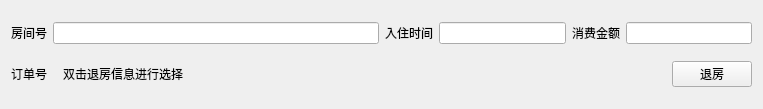
<?xml version="1.0" encoding="UTF-8"?>
<ui version="4.0">
 <class>CheckOutForm</class>
 <widget class="QWidget" name="CheckOutForm">
  <property name="geometry">
   <rect>
    <x>0</x>
    <y>0</y>
    <width>763</width>
    <height>109</height>
   </rect>
  </property>
  <property name="windowTitle">
   <string>CheckOutForm</string>
  </property>
  <layout class="QVBoxLayout" name="verticalLayout">
   <item>
    <layout class="QHBoxLayout" name="horizontalLayout_6">
     <item>
      <layout class="QHBoxLayout" name="horizontalLayout_2">
       <item>
        <widget class="QLabel" name="label">
         <property name="sizePolicy">
          <sizepolicy hsizetype="Fixed" vsizetype="Preferred">
           <horstretch>0</horstretch>
           <verstretch>0</verstretch>
          </sizepolicy>
         </property>
         <property name="text">
          <string>房间号</string>
         </property>
        </widget>
       </item>
       <item>
        <widget class="QLineEdit" name="roomIDEdit"/>
       </item>
      </layout>
     </item>
     <item>
      <layout class="QHBoxLayout" name="horizontalLayout_5">
       <item>
        <layout class="QHBoxLayout" name="horizontalLayout">
         <item>
          <widget class="QLabel" name="label_2">
           <property name="sizePolicy">
            <sizepolicy hsizetype="Fixed" vsizetype="Preferred">
             <horstretch>0</horstretch>
             <verstretch>0</verstretch>
            </sizepolicy>
           </property>
           <property name="text">
            <string>入住时间</string>
           </property>
          </widget>
         </item>
         <item>
          <widget class="QLineEdit" name="checkInTimeEdit"/>
         </item>
        </layout>
       </item>
       <item>
        <layout class="QHBoxLayout" name="horizontalLayout_3">
         <item>
          <widget class="QLabel" name="label_3">
           <property name="sizePolicy">
            <sizepolicy hsizetype="Fixed" vsizetype="Preferred">
             <horstretch>0</horstretch>
             <verstretch>0</verstretch>
            </sizepolicy>
           </property>
           <property name="text">
            <string>消费金额</string>
           </property>
          </widget>
         </item>
         <item>
          <widget class="QLineEdit" name="moneyEdit"/>
         </item>
        </layout>
       </item>
      </layout>
     </item>
    </layout>
   </item>
   <item>
    <layout class="QHBoxLayout" name="horizontalLayout_7">
     <item>
      <layout class="QHBoxLayout" name="horizontalLayout_4">
       <item>
        <widget class="QLabel" name="label_4">
         <property name="sizePolicy">
          <sizepolicy hsizetype="Fixed" vsizetype="Preferred">
           <horstretch>0</horstretch>
           <verstretch>0</verstretch>
          </sizepolicy>
         </property>
         <property name="text">
          <string>订单号</string>
         </property>
        </widget>
       </item>
       <item>
        <widget class="QLabel" name="billIDLabel">
         <property name="text">
          <string> </string>
         </property>
        </widget>
       </item>
      </layout>
     </item>
     <item>
      <widget class="QLabel" name="noteLabel">
       <property name="sizePolicy">
        <sizepolicy hsizetype="MinimumExpanding" vsizetype="Preferred">
         <horstretch>0</horstretch>
         <verstretch>0</verstretch>
        </sizepolicy>
       </property>
       <property name="text">
        <string>双击退房信息进行选择</string>
       </property>
      </widget>
     </item>
     <item>
      <widget class="QPushButton" name="checkOutBtn">
       <property name="text">
        <string>退房</string>
       </property>
      </widget>
     </item>
    </layout>
   </item>
  </layout>
 </widget>
 <layoutdefault spacing="6" margin="11"/>
 <resources/>
 <connections/>
</ui>
